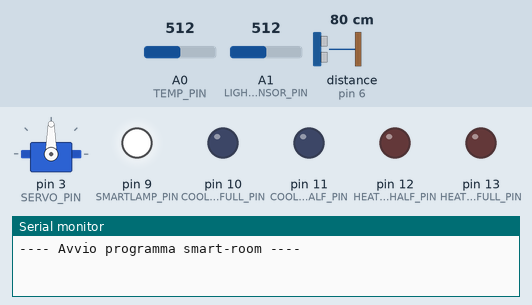
Simulated run of this sketch. Board: Arduino Uno, built with avr-gcc and run on an emulated ATmega328P. On the bench: servo, output pins drawn as LEDs (lit = HIGH), the last lines printed to the serial monitor. Wiring (from diagram.json): ultrasonic range finder: trigger pin 7; echo pin 6. The test bench sets the inputs (shaded band); at power-on: distance to the obstacle (sensor on pin 6) 80 cm, A0 (TEMP_PIN) = 512, A1 (LIGHTSENSOR_PIN) = 512. The echo pulse lasts 58.3 µs per cm; pins used as bus, display or sensor lines are not drawn.

Above: at 1.2 s.
1.3 s: distance to the obstacle (sensor on pin 6) set to 55 cm
2.8 s: distance to the obstacle (sensor on pin 6) set to 47 cm
At 3.1 s:
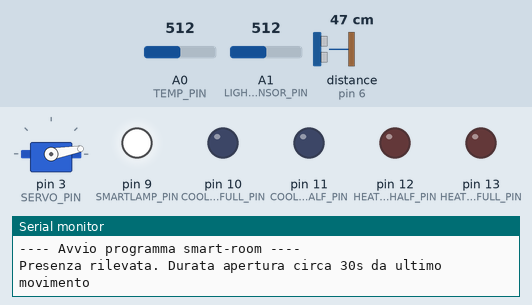
At 3.5 s:
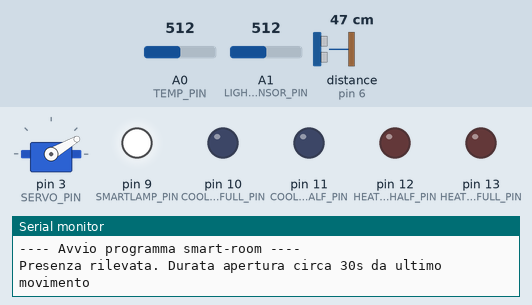
5.8 s: A0 (TEMP_PIN) set to 583
7.9 s: A0 (TEMP_PIN) set to 603
At 8.2 s:
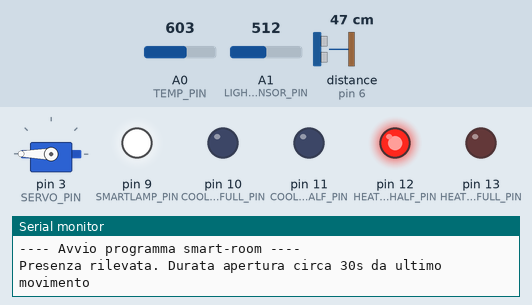
9.4 s: A1 (LIGHTSENSOR_PIN) set to 263
10.9 s: A1 (LIGHTSENSOR_PIN) set to 233
At 11.9 s:
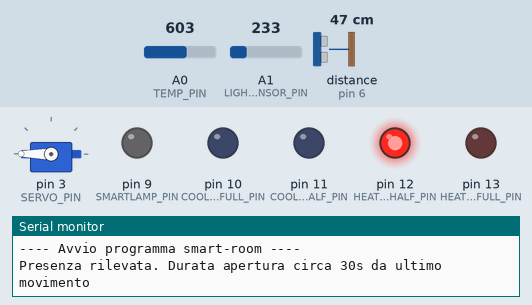
Timing chart, 0 to 13.5 s (numbered marks = the images above; inputs shaded):
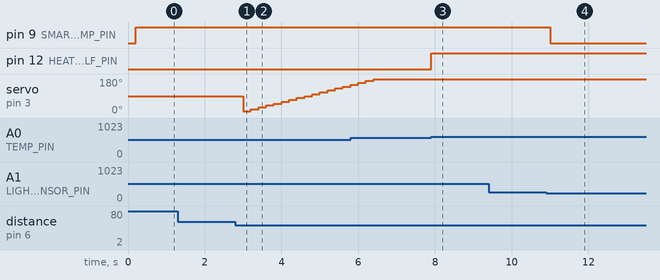

The sketch:

smart-room.ino
```cpp
#include "src/Scheduler.h"
#include "src/TemperatureSensorImpl.h"
#include "src/Led.h"
#include "src/ClimaTask.h"
#include "src/ProximitySensor.h"
#include "src/DoorTask.h"
#include "src/Motor.h"
#include "src/SimpleButton.h"
#include "src/SmartLampTask.h"
#include "src/LightSensorImpl.h"

#define SERVO_PIN 3

#define ECHO_PIN 6
#define TRIG_PIN 7
#define BUTTON_PIN 8
#define SMARTLAMP_PIN 9

#define COOLER_FULL_PIN 10
#define COOLER_HALF_PIN 11

#define HEATER_HALF_PIN 12
#define HEATER_FULL_PIN 13

#define DOOR_TASK_PERIOD 200
#define CLIMA_TASK_PERIOD 50
#define SMARTLAMP_TASK_PERIOD 200
#define SCHED_PERIOD 50

#define TEMP_PIN A0
#define LIGHTSENSOR_PIN A1

Scheduler sched;

void setup() {
    Serial.begin(115200);
    Serial.println("---- Avvio programma smart-room ----");

    SimpleButton *button = new Button(BUTTON_PIN);
    LightSensor *lightSensor = new LightSensorImpl(LIGHTSENSOR_PIN);
    Light *smartLamp = new Led(SMARTLAMP_PIN);

    TemperatureSensor *tempSensor = new TemperatureSensorImpl(TEMP_PIN);
    ProximitySensor *nearSensor = nearSensor;

    Light *cooler_half = new Led(COOLER_HALF_PIN);
    Light *cooler_full = new Led(COOLER_FULL_PIN);

    Light *heater_half = new Led(HEATER_HALF_PIN);
    Light *heater_full = new Led(HEATER_FULL_PIN);

    ClimaTask *climaTask = new ClimaTask(tempSensor, cooler_half, cooler_full, heater_half, heater_full);
    SmartLampTask *smartLampTask = new SmartLampTask(smartLamp, lightSensor, button);

    Presence *presence = new ProximitySensor(ECHO_PIN, TRIG_PIN);
    MyServo *servo = new Motor(SERVO_PIN);

    DoorTask *doorTask = new DoorTask(presence, servo);

    climaTask->init(CLIMA_TASK_PERIOD);
    doorTask->init(DOOR_TASK_PERIOD);
    smartLampTask->init(SMARTLAMP_TASK_PERIOD);

    sched.init(SCHED_PERIOD);

    sched.addTask(climaTask);
    sched.addTask(doorTask);
    sched.addTask(smartLampTask);
}

void loop() {
    sched.schedule();
}
```

Button.cpp
```cpp
#include "Button.h"
#include "Arduino.h"

Button::Button(int pin)
{
  this->pin = pin;
  pinMode(pin, INPUT);
}

bool Button::isPressed()
{
  return digitalRead(pin) == HIGH ? true : false;
};
```

Button.h
```cpp
#ifndef __BUTTON__
#define __BUTTON__

#include "SimpleButton.h"

class Button : public SimpleButton {
public:
    Button(int pin);
    bool isPressed();
private:
    int pin;
};

#endif
```

ClimaTask.cpp
```cpp
#include "ClimaTask.h"

#define HEATER_HALF_UPTHRESH 18
#define HEATER_FULL_UPTHRESH 15
#define COOLER_HALF_UPTHRESH 28
#define COOLER_FULL_UPTHRESH 32

#define COOLER_TURNOFF_TEMP 26
#define HEATER_TURNOFF_TEMP 20

#define COOLER_FULL_DOWNTHRESH 26
#define HEATER_FULL_DOWNTHRESH 20


ClimaTask::ClimaTask(TemperatureSensor *tempSensor, Light *cooler_half, Light *cooler_full, Light *heater_half, Light *heater_full) {
    this->tempSensor = tempSensor;
    this->cooler_full = cooler_full;
    this->cooler_half = cooler_half;
    this->heater_full = heater_full;
    this->heater_half = heater_half;
    state = IDLE;
}

void ClimaTask::tick() {
    switch (state)
    {
    case IDLE:
        idle();
        break;

    case HEATING_FULL:
        heating_full();
        break;

    case HEATING_HALF:
        heating_half();
        break;

    case COOLING_FULL:
        cooling_full();
        break;

    case COOLING_HALF:
        cooling_half();
        break;
    }
}

void ClimaTask::idle() {
    float temp = this->tempSensor->getTemperature();

    if (temp <= HEATER_HALF_UPTHRESH) {
        heater_half->switchOn();

        state = HEATING_HALF;
    }

    if (temp > COOLER_HALF_UPTHRESH) {
        cooler_half->switchOn();
        state = COOLING_HALF;
    }
}

void ClimaTask::heating_half() {
    double temp = this->tempSensor->getTemperature();

    if (temp <= HEATER_FULL_UPTHRESH) {
        heater_full->switchOn();
        state = HEATING_FULL;
    }

    if (temp >= HEATER_TURNOFF_TEMP) {
        heater_half->switchOff();
        state = IDLE;
    }
}

void ClimaTask::heating_full() {
    float temp = this->tempSensor->getTemperature();

    if (temp < HEATER_FULL_DOWNTHRESH) {
        heater_full->switchOff();
        state = HEATING_HALF;
    }
}

void ClimaTask::cooling_half() {
    float temp = this->tempSensor->getTemperature();

    if (temp >= COOLER_FULL_UPTHRESH) {
        cooler_full->switchOn();
        state = COOLING_FULL;
    }

    if (temp <= COOLER_TURNOFF_TEMP) {
        cooler_half->switchOff();
        state = IDLE;
    }
}

void ClimaTask::cooling_full() {
    float temp = this->tempSensor->getTemperature();

    if (temp > COOLER_FULL_DOWNTHRESH) {
        cooler_full->switchOff();
        state = COOLING_HALF;
    }
}

ClimaTaskState ClimaTask::getState() {
    return state;
}
```

ClimaTask.h
```cpp
#ifndef __CLIMA_TASK__
#define __CLIMA_TASK__

#include "Task.h"
#include "Light.h"
#include "TemperatureSensor.h"

typedef enum { HEATING_HALF, COOLING_HALF, HEATING_FULL, COOLING_FULL, IDLE } ClimaTaskState;

class ClimaTask : public Task {
   public:
    ClimaTask(TemperatureSensor *tempSensor, Light *cooler_half, Light *cooler_full, Light *heating_half, Light *heating_full);

    ClimaTaskState getState();
    void tick();
    int period;

   private:
    ClimaTaskState state;

    TemperatureSensor *tempSensor;
    Light *cooler_half, *cooler_full;
    Light *heater_half, *heater_full;

    void heating_half();
    void heating_full();
    void cooling_half();
    void cooling_full();
    void idle();
};

#endif
```

DoorTask.cpp
```cpp
#include "DoorTask.h"
#include "ProximitySensor.h"
#include "Motor.h"

#define OPENED_ANGLE 180
#define OPENED_PERIOD 30000 // 30 secondi
#define CLOSED_ANGLE 0
#define STEP 10

DoorTask::DoorTask(Presence *presence, MyServo *servo) {
    this->servo = servo;
    this->presence = presence;

    this->taskPeriod = taskPeriod;

    state = CLOSED;
    openedTimeElapsed = 0;
}

void DoorTask::tick() {
        switch (state)
        {
        case CLOSED:
            closed();
            break;
        case OPENING:
            opening();
            break;
        case CLOSING:
            closing();
            break;
        case OPENED:
            opened();
            break;
        }
}

void DoorTask::closed() {
    if (presence->isNear())  {
        Serial.println("Presenza rilevata. Durata apertura circa 30s da ultimo movimento");
        state = OPENING;
    }
}

void DoorTask::opening() {
    int curr = servo->getAngle();
    int newPos = curr + STEP;
    servo->setAngle(newPos);

    if (newPos == OPENED_ANGLE) {
        openedTimeElapsed = 0;
        state = OPENED;
    }
}

void DoorTask::opened() {
    openedTimeElapsed += this->taskPeriod;

    bool isNear = presence->isNear();

    if (openedTimeElapsed >= OPENED_PERIOD && isNear) {
        openedTimeElapsed = 0;
    }

    if (openedTimeElapsed >= OPENED_PERIOD && !isNear) {
        Serial.println("Chiusura porta");
        state = CLOSING;
    }
}

void DoorTask::closing() {
    int curr = servo->getAngle();
    int newPos = curr - STEP;
    servo->setAngle(newPos);

    if (newPos == CLOSED_ANGLE) {
        state = CLOSED;
    }
}
```

DoorTask.h
```cpp
#ifndef __DOOR_TASK__
#define __DOOR_TASK__

#include "Task.h"
#include "MyServo.h"
#include "ProximitySensor.h"


typedef enum {CLOSED, CLOSING, OPENED, OPENING} DoorTaskState;

class DoorTask : public Task {
    public:
        DoorTask(Presence *presence, MyServo *servo);
        void tick();
        int period;
    private:
        Presence *presence;
        MyServo *servo;

        int openedTimeElapsed;

        DoorTaskState state;
        void closed();
        void opening();
        void closing();
        void opened();
};

#endif
```

Led.cpp
```cpp
#include "Led.h"
#include "Arduino.h"

Led::Led(int pin)
{
  this->pin = pin;
  pinMode(pin, OUTPUT);
}

void Led::switchOn()
{
  digitalWrite(pin, HIGH);
}

void Led::switchOff()
{
  digitalWrite(pin, LOW);
};
```

Led.h
```cpp
#ifndef __LED__
#define __LED__

#include "Light.h"

class Led: public Light {
public:
  Led(int pin);
  void switchOn();
  void switchOff();
private:
  int pin;
};

#endif
```

Light.h
```cpp
#ifndef __LIGHT__
#define __LIGHT__

class Light {
public:
  virtual void switchOn() = 0;
  virtual void switchOff() = 0;
};

#endif
```

LightSensor.h
```cpp
#ifndef __LIGHTSENSOR__
#define __LIGHTSENSOR__

class LightSensor {
   public:
    virtual int getLightIntensity() = 0;
};

#endif
```

LightSensorImpl.cpp
```cpp
#include "Arduino.h"
#include "LightSensorImpl.h"

// These constants should match the photoresistor's "gamma" and "rl10" attributes
const float GAMMA = 0.7;
const float RL10 = 50;

LightSensorImpl::LightSensorImpl(int pin) {
    this->pin = pin;
    pinMode(pin, INPUT);
}

int LightSensorImpl::getLightIntensity() {
    int value = analogRead(this->pin);
    double lux = this->analogValueToLux(value);
    return (int)lux;
}

double LightSensorImpl::analogValueToLux(int value) {
    double voltage = value / 1024. * 5;
    double resistance = 2000 * voltage / (1 - voltage / 5);
    double lux = pow(RL10 * 1e3 * pow(10, GAMMA) / resistance, (1 / GAMMA));
    return lux;
}
```

LightSensorImpl.h
```cpp
#include "LightSensor.h"

class LightSensorImpl : public LightSensor {
   public:
    LightSensorImpl(int pin);
    int getLightIntensity();

   private:
    int pin;
    double analogValueToLux(int value);
};
```

Motor.cpp
```cpp
#include "Motor.h"
#include "Arduino.h"

Motor::Motor(int pin) {
    this->pin = pin;
    this->pos = 0;
    this->servo.attach(pin);
}

void Motor::setAngle(int newPos) {
    pos = newPos;
    servo.write(mapPos(pos));
}

void Motor::forward() {
    pos = pos < 180 ? ++pos : pos;
    servo.write(mapPos(pos));
};

void Motor::backward() {
    pos = pos > 0 ? --pos : pos;
    servo.write(mapPos(pos));
}

int Motor::getAngle() {
    return pos;
};

int Motor::mapPos(int pos) {
    return map(pos, 0, 180, MIN_PULSE_WIDTH, MAX_PULSE_WIDTH);
}
```

Motor.h
```cpp
#ifndef __MOTOR__
#define __MOTOR__

#include "MyServo.h"
#include "ServoTimer2.h"

class Motor : public MyServo {
   public:
    Motor(int pin);
    void setAngle(int newPos);
    void forward();
    void backward();
    int getAngle();

   private:
    int pin;
    int pos;
    ServoTimer2 servo;
    int mapPos(int pos);
};

#endif
```

MyServo.h
```cpp
#ifndef __MYSERVO__
#define __MYSERVO__

class MyServo {
   public:
    virtual void setAngle(int newPos) = 0;
    virtual void forward() = 0;
    virtual void backward() = 0;
    virtual int getAngle() = 0;
};
#endif
```

Presence.h
```cpp
#ifndef __PRESENCE__
#define __PRESENCE__

class Presence {
public:
    virtual bool isNear() = 0;
};

#endif
```

ProximitySensor.cpp
```cpp
#include "ProximitySensor.h"
#include "Arduino.h"

ProximitySensor::ProximitySensor(int echoPin, int trigPin) {
    this->echoPin = echoPin;
    this->trigPin = trigPin;
    pinMode(echoPin, INPUT);
    pinMode(trigPin, OUTPUT);
}

bool ProximitySensor::isNear() {
    digitalWrite(trigPin, LOW);
    delayMicroseconds(2);
    digitalWrite(trigPin, HIGH);
    delayMicroseconds(10);
    digitalWrite(trigPin, LOW);

    int duration = pulseIn(echoPin, HIGH);

    int distance = duration * 0.034 / 2;

    if(distance < 50){
        return true;
    } else return false;
}
```

ProximitySensor.h
```cpp
#ifndef __PROXIMITY_SENSOR__
#define __PROXIMITY_SENSOR__

#include "Presence.h"

class ProximitySensor : public Presence {
public:
    ProximitySensor(int echoPin, int trigPin);
    bool isNear();
private:
  int echoPin, trigPin;
};

#endif
```

Scheduler.cpp
```cpp
#include "Scheduler.h"

void Scheduler::init(int basePeriod) {
    this->basePeriod = basePeriod;
    timer.setupPeriod(basePeriod);
    nTasks = 0;
}

bool Scheduler::addTask(Task *task) {
    if (nTasks < MAX_TASKS - 1) {
        taskList[nTasks] = task;
        nTasks++;
        return true;
    } else {
        return false;
    }
}

void Scheduler::schedule() {
    timer.waitForNextTick();
    for (int i = 0; i < nTasks; i++) {
        if (taskList[i]->updateAndCheckTime(basePeriod)) {
            taskList[i]->tick();
        }
    }
}
```

Scheduler.h
```cpp
#ifndef __SCHEDULER__
#define __SCHEDULER__

#include "Task.h"
#include "Timer.h"

#define MAX_TASKS 10

class Scheduler {
    int basePeriod;
    int nTasks;
    Task *taskList[MAX_TASKS];
    Timer timer;

   public:
    void init(int basePeriod);
    virtual bool addTask(Task *task);
    virtual void schedule();
};

#endif
```

SimpleButton.h
```cpp
#ifndef __SIMPLEBUTTON__
#define __SIMPLEBUTTON__

class SimpleButton {
public:
    virtual bool isPressed();
};

#endif
```

SmartLampTask.cpp
```cpp
#include "SmartLampTask.h"

#define MANUAL_CHAR 'm'
#define AUTO_CHAR 'a'
#define MAX_LUX 500
#define MIN_LUX 100


SmartLampTask::SmartLampTask(Light *smartLamp, LightSensor *lightSensor, SimpleButton *button) {
    this->smartLamp = smartLamp;
    this->lightSensor = lightSensor;
    this->button = button;
    this->ledState = ledState;

    this->taskPeriod = taskPeriod;
    this->pressedTime = pressedTime;

    state = AUTOMATIC;
}

void SmartLampTask::tick() {
        switch (state)
        {
        case AUTOMATIC:
            automatic();
            break;
        case MANUAL:
            manual();
            break;
        }
}

void SmartLampTask::automatic() {
    int intensity = lightSensor->getLightIntensity();
    char serialInput;

    if(Serial.available() > 0){
        Serial.println("Input rilevato, passaggio a modalità manuale");
        serialInput = Serial.read();
    }

    if (serialInput == MANUAL_CHAR)  {
        state = MANUAL;
    }

    if(intensity <= MIN_LUX) {
        smartLamp->switchOn();
    } else if(intensity >= MAX_LUX) {
        smartLamp->switchOff();
    }
}

void SmartLampTask::manual() {
    bool buttonState = button->isPressed();
    pressedTime += taskPeriod;
    char serialInput;

    if(Serial.available() > 0){
        Serial.println("Input rilevato, passaggio a modalità automatica");
        serialInput = Serial.read();
    }

    if (serialInput == AUTO_CHAR)  {
        state = AUTOMATIC;
    }

    if(!buttonState && !ledState && pressedTime > DEBOUNCE_TIME) {
        smartLamp->switchOff();
    } else if(buttonState && pressedTime > DEBOUNCE_TIME) {
        pressedTime = 0;
        smartLamp->switchOn();
        ledState = !ledState;
    }
}
```

SmartLampTask.h
```cpp
#ifndef __SMARTLAMP_TASK__
#define __SMARTLAMP_TASK__

#include "Task.h"
#include "Led.h"
#include "LightSensor.h"
#include "Button.h"

#define DEBOUNCE_TIME 150

typedef enum {AUTOMATIC, MANUAL} SmartLampTaskState;

class SmartLampTask : public Task {
    public:
        SmartLampTask(Light *smartLamp, LightSensor *lightSensor, SimpleButton *button);
        void tick();
        int period;
        int pressedTime = DEBOUNCE_TIME;
        bool ledState;


    private:
        Light *smartLamp;
        LightSensor *lightSensor;
        SimpleButton *button;
        SmartLampTaskState state;

        void automatic();
        void manual();
};

#endif
```

Task.h
```cpp
#ifndef __TASK__
#define __TASK__

#include <Arduino.h>

class Task {
    int timeElapsed;

   protected:
    int taskPeriod;


   public:
    virtual void init(int period) {
        taskPeriod = period;
        timeElapsed = 0;
    }

    virtual void tick() = 0;

    bool updateAndCheckTime(int basePeriod) {
        timeElapsed += basePeriod;
        if (timeElapsed >= taskPeriod) {
            timeElapsed = 0;
            return true;
        } else {
            return false;
        }
    }

    int getTime() {
        return this->taskPeriod;
    }
};

#endif
```

TemperatureSensor.h
```cpp
#ifndef __TEMPERATURE_SENSOR__
#define __TEMPERATURE_SENSOR__

class TemperatureSensor {
   public:
    virtual float getTemperature() = 0;
};

#endif
```

TemperatureSensorImpl.cpp
```cpp
#include "TemperatureSensorImpl.h"

#include "Arduino.h"

// should match the Beta Coefficient of the thermistor
const float BETA = 3950;

TemperatureSensorImpl::TemperatureSensorImpl(int pin) {
    this->pin = pin;
    pinMode(pin, INPUT);
}

float TemperatureSensorImpl::getTemperature() {
    int value = analogRead(this->pin);

    float celsius = 1 / (log(1 / (1023. / value - 1)) / BETA + 1.0 / 298.15) - 273.15;

    return celsius;
}
```

TemperatureSensorImpl.h
```cpp
#include "TemperatureSensor.h"

class TemperatureSensorImpl : public TemperatureSensor {
   private:
    int pin;

   public:
    TemperatureSensorImpl(int pin);
    float getTemperature();
};
```

Timer.cpp
```cpp
#include "Timer.h"

#include <TimerOne.h>

#include "Arduino.h"

volatile bool timerFlag = false;

void timerHandler() {
    timerFlag = true;
}

Timer::Timer() {
    timerFlag = false;
    Timer1.detachInterrupt();
}

/* period in ms */
void Timer::setupPeriod(int period) {
    Timer1.initialize(period * 1000L);
    Timer1.attachInterrupt(timerHandler);
}

void Timer::waitForNextTick() {
    /* wait for timer signal */
    while (!timerFlag) {
    }
    timerFlag = false;
}
```

Timer.h
```cpp
#ifndef __TIMER__
#define __TIMER__

class Timer
{

public:
  Timer();
  void setupPeriod(int period);
  void waitForNextTick();
};

#endif
```

Measured:
- the behaviour switches between 51 and 50 cm on distance to the obstacle (sensor on pin 6) (found by bisection; images 0 and 1)
- the behaviour switches between 592 and 593 on A0 (TEMP_PIN) (found by bisection; images 2 and 3)
- the behaviour switches between 251 and 250 on A1 (LIGHTSENSOR_PIN) (found by bisection; images 3 and 4)
- after the input at 1.3 s, every drawn part: stays the same
- after the input at 2.8 s, servo on pin 3 (SERVO_PIN): 90° → 10° after 0.20 s, → 20° 0.20 s later, → 30° 0.20 s later, → 40° 0.20 s later, … (14 changes in this stretch)
- after the input at 7.9 s, pin 12 (HEATER_HALF_PIN): LOW → HIGH at once
- after the input at 9.4 s, every drawn part: stays the same
- after the input at 10.9 s, pin 9 (SMARTLAMP_PIN): HIGH → LOW after 0.10 s
